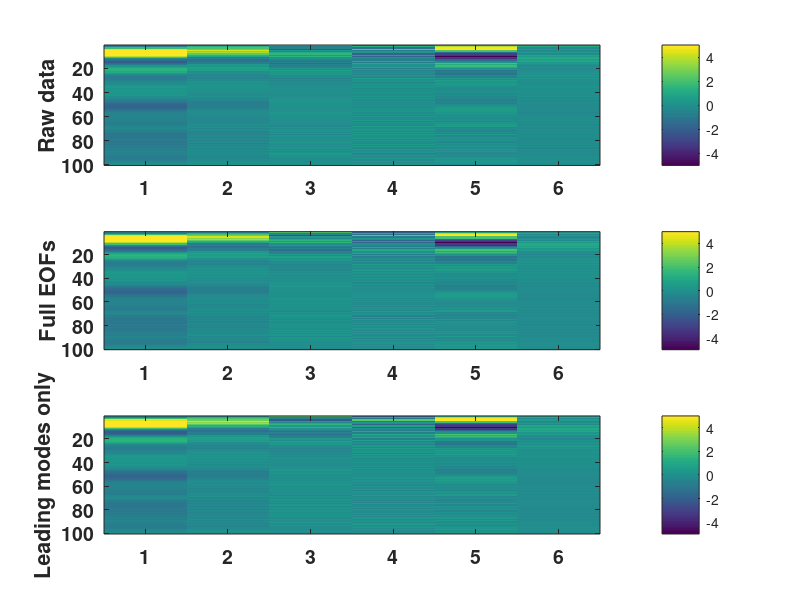
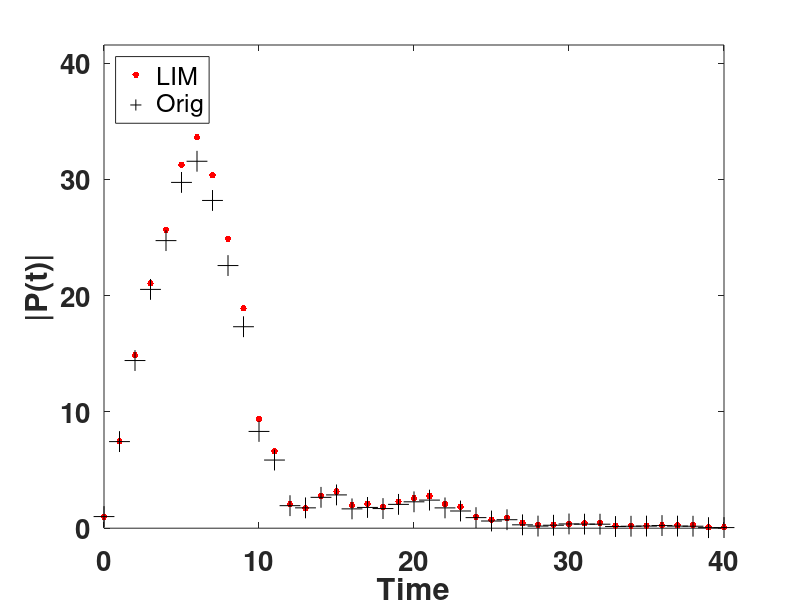

Recreate these plots in MATLAB, in order.
%%=============================================================
%
%
% A LIM tutorial (partly derived from Oxford code (ref. L. Zanna))
% - Aneesh C. S. (Sept 2015)
%
%%=============================================================

clear all
close all

colors1=[ 'r';'g';'b';'c';'m'...
    ;'r';'g';'b';'c';'m'];

% size of the sample data matrix:
ND=6;

% Number of leading modes to keep (NM)
NM=6;

%length of sample timeseries
LEN=100;

% lead time for the lag covariance matrix (Ideally the LIM model should be
% insensitive to the length of tau, Newman 2007 J. Clim.)
tau=1;

% amplitude of random number
amp_rand=0.04;

%Sample coefficient matrix to test the LIM on
A = [
    0.6473    0.7794   -0.2384   -0.2514    0.2725    0.1545;
    0.3763   -0.0788    0.2912    0.0157    0.5366    0.4495;
    0.1415   -0.1115    0.6313    1.0658   -0.1281   -0.6122;
    0.2403   -0.6710   -0.5115   -1.2562    0.3314   -0.2627;
   -0.6190    0.8029    0.2052   -1.2039    0.8788    1.3340;
    0.2461   -0.5397   -0.1025   -0.5906    0.1451    0.6633  ];


xp = nan(ND,LEN);

% Create random data to initialize time series
xp(:,1)= randn(ND,1);  % random start point

for tt=1:LEN-1
  xp(:,tt+1)=A*xp(:,tt) + amp_rand*randn(ND,1);
end
xp_orig=xp;


%%%%%%%%%%%%%%%%%%%%%%%
% Compute temporal anomalies of the timeseries
%%%%%%%%%%%%%%%%%%%%%%%

for ii=1:ND
  xp(ii,:)=xp(ii,:)-mean(xp(ii,:),2);
end

% SVD decomposition of the anomalies time series
[U,S,V]=svd(xp',0);

% Keep on NM number of modes
x=U(:,1:NM)';
y=V(1:NM,1:NM)';

% Trace of eigenvalue matrix
tr=sum(diag(S).^2);

% fraction of variance explained
FVE = diag(S).^2 / tr  

% normalise time series and scale in singular values to retain variance
for ii=1:NM
  n=var(x(ii,:));
  x(ii,:) = x(ii,:)/n;
  y(ii,:) = y(ii,:)*n*S(ii,ii);
end

% check reconstructed timeseries ok
figure
subplot(3,1,1)
imagesc(xp');
colorbar;
ylabel('Raw data');
caxis([-5 5]);
set(gca,'Box','On','fontsize',14,'fontweight','b');

subplot(3,1,2);
imagesc(U*S*V');
colorbar;
ylabel('Full EOFs');
caxis([-5 5]);
set(gca,'Box','On','fontsize',14,'fontweight','b');

subplot(3,1,3);
imagesc(x'*y);
xlim([0.5 ND+0.5]);
colorbar;
caxis([-5 5]);
ylabel('Leading modes only')
set(gca,'Box','On','fontsize',14,'fontweight','b');
set(gcf,'color','w');

% weight x by sqrt(FVE) for Optimal Perturbation analysis
for ii=1:NM
  x(ii,:) = x(ii,:)*sqrt(FVE(ii));
end

%% ===============
% LIM Matrix
%%================

s=size(x);
Clag = zeros(s(1),s(1));

% Compute lag covariance matrix with lag tau
for ii=1:s(2)-tau
  Clag = Clag + (x(:,ii+tau)*(x(:,ii)'));
end

% Compute the zero lag covariance matrix
C = x*x' / (s(2)-1);

% Normalize lag covariance matrix
Clag = Clag / (s(2)-tau-1);

% Constructing the LIM matrix
B = logm(Clag/C)/tau; 

% Integrate the model for time tt

lprop = nan(NM,NM,LEN);

for tt=1:LEN
 lprop(:,:,tt) = expm(B*tt);
end

%%
% Eigenvalues and eigenvectors of Propagator matrix
kk=1;
for tt=0:1:LEN
  PROP = expm(B*tt);
  [q,w]=eigs(PROP'*PROP,NM);
  [aa,indds] = max(diag(w));
  allss =  diag(w);
  amp_energy(kk) = allss(indds);

  disp(sqrt(q(:,indds)'*q(:,indds)));
  q(:,indds) = q(:,indds) / sqrt(q(:,indds)'*q(:,indds));
  ev(:,kk) = q(:,indds);
  tim(kk)=tt;
  kk=kk+1;
end
%%
max_amp = max(amp_energy);
max_tim = tim(find(amp_energy==max_amp));


clear D1 V1 t
% %% original growth 
indx_t=0; dt=1;
sig_orig = nan(1,LEN);
for t=dt:dt:100
  indx_t=indx_t+1;
   [V1,D1]=eig((A^t)'*(A^t));
   sig_orig(indx_t) = max(diag(D1)); 
end; 

% --------
dt=1;
ta = [0:dt:100]; 
figure 
plot(tim,amp_energy,'r.','MarkerSize',15);
xlim([0 40])
ylim([0 max(sig_orig)+10])

hold on 
plot(ta,[1 sig_orig],'k+','MarkerSize',15);
legend('LIM','Orig','Location','NorthWest')
xlabel('Time','fontsize',20,'fontweight','b'); 
ylabel('|P(t)|','fontsize',20,'fontweight','b'); 
set(gca,'fontsize',20,'fontweight','b')

